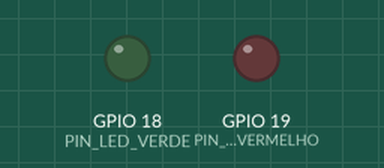
Recording of a sketch running on a simulated ESP32. Parts: output pins drawn as LEDs (lit = HIGH). WiFi joins after 1.5 s; servers stay silent unless stated; random numbers use the default seed unless the sketch sets one; no MQTT or app messages arrive unless stated; what the sketch prints to the serial monitor is not drawn.

Above: at 0.1 s.
At 1.7 s:
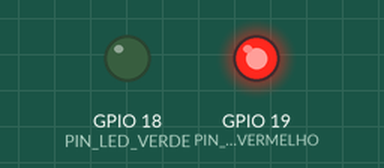
At 13.7 s:
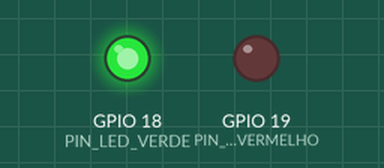
Timing chart, 0 to 21.2 s (numbered marks = the images above):
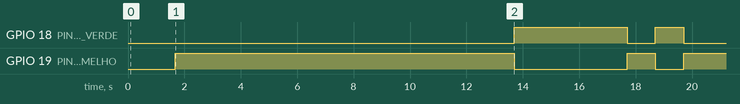

Measured:
- by itself, GPIO 18 (PIN_LED_VERDE): LOW → HIGH at 13.7 s, → LOW 4.0 s later, → HIGH 1.0 s later, → LOW 1.0 s later
- by itself, GPIO 19 (PIN_LED_VERMELHO): goes HIGH 12.0 s, LOW 4.0 s, HIGH 1.0 s, LOW 1.0 s, then HIGH

The sketch:

ESP32.ino
```cpp
#include <WiFi.h>
#include <PubSubClient.h>

// --- PINOS DOS LEDS (Item 4.3 / Critérios do Relatório) ---
const int PIN_LED_VERDE = 18;     // Normotermia
const int PIN_LED_VERMELHO = 19;  // Alerta Crítico

// --- CONFIGURAÇÕES DE REDE E BROKER ---
const char* SSID = "Wokwi-GUEST"; // Padrão do simulador Wokwi
const char* PASSWORD = "";
const char* MQTT_BROKER = "broker.hivemq.com";
const int MQTT_PORTA = 1883;

// --- TÓPICOS MQTT ---
const char* TOPICO_PUBLISH_TEMP = "incubadora_jess1801/temperatura";
const char* TOPICO_PUBLISH_PWM  = "incubadora_jess1801/pwm_atuacao";
const char* TOPICO_SUBSCRIBE_SP = "incubadora_jess1801/setpoint";

// --- VARIÁVEIS DO MODELO TERMODINÂMICO ---
float temperaturaAtual = 25.0;
float setpointAlvo = 36.8; // SP2 Padrão inicial
float atuacaoPWM = 0.0;
float erroAnterior = 0.0;
const float TAmbiente = 25.0;

unsigned long ultimoTempo = 0;
const long intervalo = 1000; // Amostragem de 1 segundo (1Hz)

WiFiClient espClient;
PubSubClient mqttClient(espClient);

// --- FUNÇÕES DE PERTINÊNCIA LINGUÍSTICA (FUZZIFICAÇÃO) ---
float pertinenciaTrapezio(float x, float a, float b, float c, float d) {

  if (x < a || x > d)
    return 0.0;

  if (x >= b && x <= c)
    return 1.0;

  if (x >= a && x < b) {

    if (b == a)
      return 1.0;

    return (x - a) / (b - a);
  }

  if (x > c && x <= d) {

    if (d == c)
      return 1.0;

    return (d - x) / (d - c);
  }

  return 0.0;
}

float pertinenciaTriangulo(float x, float a, float b, float c) {
  if (x <= a || x >= c) return 0.0;
  if (x == b) return 1.0;
  if (x > a && x < b) return (x - a) / (b - a);
  if (x > b && x < c) return (c - x) / (c - b);
  return 0.0;
}

void conectarWiFi() {
  if (WiFi.status() == WL_CONNECTED) return;
  Serial.print("Conectando ao Wi-Fi virtual...");
  WiFi.begin(SSID, PASSWORD);

  int tentativas = 0;
  while (WiFi.status() != WL_CONNECTED && tentativas < 20) {
    delay(200);
    Serial.print(".");
    tentativas++;
  }
  if(WiFi.status() == WL_CONNECTED) {
    Serial.println("\n[Wi-Fi] Conectado!");
  }
}

void conectarMQTT() {
  if (mqttClient.connected()) return;
  Serial.print("Tentando conexão MQTT...");
  String clientId = "ESP32_Incubadora_G_" + String(random(1000, 9999));

  if (mqttClient.connect(clientId.c_str())) {
    Serial.println("Conectado ao Broker!");
    mqttClient.subscribe(TOPICO_SUBSCRIBE_SP);
  } else {
    Serial.print("Falha. Erro = ");
    Serial.println(mqttClient.state());
  }
}

void callbackMQTT(char* topic, byte* payload, unsigned int length) {
  String mensagem = "";
  for (unsigned int i = 0; i < length; i++) {
    mensagem += (char)payload[i];
  }

  if (String(topic) == TOPICO_SUBSCRIBE_SP) {
    float spRecebido = mensagem.toFloat();
    if (spRecebido >= 30.0 && spRecebido <= 40.0) { // Faixa real de operação segura
      setpointAlvo = spRecebido;
      Serial.print("-> Novo SetPoint recebido via Dashboard: ");
      Serial.println(setpointAlvo);
    }
  }
}

void setup() {
  Serial.begin(115200);
  delay(10);

  pinMode(PIN_LED_VERDE, OUTPUT);
  pinMode(PIN_LED_VERMELHO, OUTPUT);

  digitalWrite(PIN_LED_VERDE, LOW);
  digitalWrite(PIN_LED_VERMELHO, LOW);

  mqttClient.setServer(MQTT_BROKER, MQTT_PORTA);
  mqttClient.setCallback(callbackMQTT);

  conectarWiFi();
}

void loop() {
  if (WiFi.status() != WL_CONNECTED) conectarWiFi();
  if (WiFi.status() == WL_CONNECTED && !mqttClient.connected()) conectarMQTT();

  mqttClient.loop();
  delay(5); // Amortecedor de CPU para o simulador Wokwi

  unsigned long tempoAtual = millis();
  if (tempoAtual - ultimoTempo >= intervalo) {
    ultimoTempo = tempoAtual;

    // 1. CÁLCULO DAS VARIÁVEIS DE ENTRADA EXIGIDAS (Item 4.4)
    float erro = setpointAlvo - temperaturaAtual;
    float deltaErro = erro - erroAnterior;
    erroAnterior = erro;

    // 2. FUZZIFICAÇÃO (Item 4.5)
    // Entrada 1: Erro (Faixa de -15 a 15)
    float e_negativo = pertinenciaTrapezio(erro, -15.0, -10.0, -1.5, 0.0);
    float e_zero     = pertinenciaTriangulo(erro, -1.5, 0.0, 1.5);
    float e_positivo = pertinenciaTrapezio(erro, 0.0, 1.5, 10.0, 15.0);

    // Entrada 2: Variação do Erro (Faixa de -5 a 5)
    float v_diminuendo = pertinenciaTrapezio(deltaErro, -5.0, -3.0, -0.5, 0.0);
    float v_estavel    = pertinenciaTriangulo(deltaErro, -0.5, 0.0, 0.5);
    float v_crescendo  = pertinenciaTrapezio(deltaErro, 0.0, 0.5, 3.0, 5.0);


    // 3. INFERÊNCIA FUZZY (Mapeamento Base de Regras - Item 4.6)
    float r1 = min(e_positivo, v_crescendo);  // Erro positivo crescendo -> Atua forte
    float r2 = min(e_positivo, v_estavel);    // Erro positivo estável -> Atua médio
    float r3 = min(e_positivo, v_diminuendo); // Erro positivo diminuindo -> Atua fraco
    float r4 = min(e_zero, v_estavel);        // Erro próximo de zero e estável -> Atua fraco
    float r5 = min(e_zero, v_diminuendo);     // Erro em zero e diminuindo -> Desliga
    float r6 = e_negativo;                    // Temperatura acima do setpoint -> Desliga

    // Agregação das saídas linguísticas
    float out_desligado = max(r5, r6);
    float out_fraco     = max(r3, r4);
    float out_medio     = r2;
    float out_forte     = r1;

    // 4. DEFUZZIFICAÇÃO POR CENTROIDE DISCRETO (Item 4.7)
    float somaMomentos = 0.0;
    float somaAreas = 0.0;

    for (int x = 0; x <= 100; x += 5) { // Resolução de amostragem discreta de 5%
      float mu_desligado = pertinenciaTrapezio(x, 0, 0, 5, 15);
      float mu_fraco     = pertinenciaTriangulo(x, 10, 30, 50);
      float mu_medio     = pertinenciaTriangulo(x, 40, 60, 80);
      float mu_forte     = pertinenciaTrapezio(x, 70, 85, 95, 100);

      float mu_x = max(max(min(mu_desligado, out_desligado), min(mu_fraco, out_fraco)),
                       max(min(mu_medio, out_medio), min(mu_forte, out_forte)));

      somaMomentos += x * mu_x;
      somaAreas += mu_x;
    }

    // Saturação e salvamento da atuação calculada (Item 7)
    if (somaAreas > 0.0) {
      atuacaoPWM = somaMomentos / somaAreas;
    } else {
      atuacaoPWM = 0.0;
    }

    // 5. EQUAÇÃO DA PLANTA TERMODINÂMICA CALIBRADA (Item 4.8)
    if (atuacaoPWM < 0)
  atuacaoPWM = 0;

    if (atuacaoPWM > 100)
      atuacaoPWM = 100;

    float ganho_termico = (atuacaoPWM / 100.0) * 3.5;

    float perda_termica = (temperaturaAtual - TAmbiente) * 0.03;

temperaturaAtual =
temperaturaAtual +
(ganho_termico - perda_termica);

    temperaturaAtual += random(-5, 6) / 100.0;

    // Saturação física da planta para evitar valores impossíveis (Item 7)
    if (temperaturaAtual < 20.0) temperaturaAtual = 20.0;
    if (temperaturaAtual > 42.0) temperaturaAtual = 42.0;

    // --- ACIONAMENTO DOS SINALIZADORES FÍSICOS (LEDs) ---
    if (temperaturaAtual >= 36.0 && temperaturaAtual <= 37.5) { // Faixa de Normotermia
      digitalWrite(PIN_LED_VERDE, HIGH);
      digitalWrite(PIN_LED_VERMELHO, LOW);
    } else { // Alerta de Hipotermia ou Hipertermia
      digitalWrite(PIN_LED_VERDE, LOW);
      digitalWrite(PIN_LED_VERMELHO, HIGH);
    }
    Serial.print("SP=");
    Serial.print(setpointAlvo);

    Serial.print(" ERRO=");
    Serial.print(erro);

    Serial.print(" TEMP=");
    Serial.print(temperaturaAtual);

    Serial.print(" PWM=");
    Serial.println(atuacaoPWM);
    // 6. TRANSMISSÃO DOS DADOS VIA MQTT (Item 4.9)
    if (mqttClient.connected()) {
      String strTemp = String(temperaturaAtual, 2);
      String strPWM = String(atuacaoPWM, 1);

      mqttClient.publish(TOPICO_PUBLISH_TEMP, strTemp.c_str());
      mqttClient.publish(TOPICO_PUBLISH_PWM, strPWM.c_str());
    }

      }
}
```
